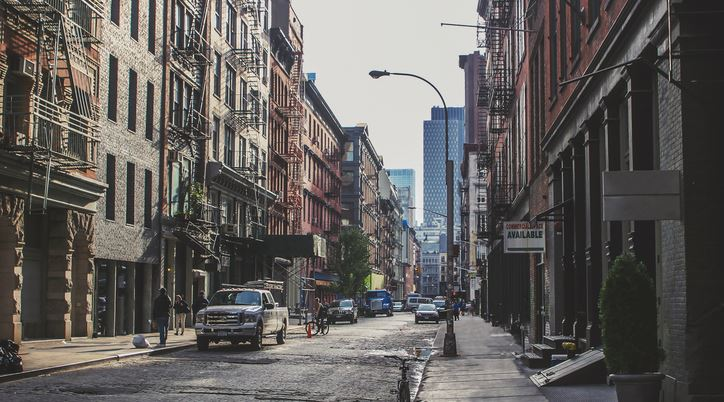
#> input picture deneme.jpg, 724 x 402 px
$ python sobel_prewitt_opencv.py
#> lines starting #> are read from the running program, lines starting #| are printed output that depends on the picture
import sys
import cv2 as cv


def main(argv):
#> called with argv = 'deneme.jpg'
    window_name = ('Sobel Demo - Simple Edge Detector')
    scale = 1
    delta = 0
    ddepth = cv.CV_16S

    if len(argv) < 1:
        print('Not enough parameters')
        print('Usage:\nmorph_lines_detection.py < path_to_image >')
        return -1
    # Load the image
    src = cv.imread(argv, cv.IMREAD_COLOR)
#> src is the input picture: shape (402, 724, 3); mean B, G, R 92.7, 95.2, 98.4
    # Check if image is loaded fine
    if src is None:
        print('Error opening image: ' + argv[0])
        return -1

    src = cv.GaussianBlur(src, (3, 3), 0)

    gray = cv.cvtColor(src, cv.COLOR_BGR2GRAY)


    grad_x = cv.Sobel(gray, ddepth, 1, 0, ksize=3, scale=scale, delta=delta, borderType=cv.BORDER_DEFAULT)
    grad_y = cv.Sobel(gray, ddepth, 0, 1, ksize=3, scale=scale, delta=delta, borderType=cv.BORDER_DEFAULT)
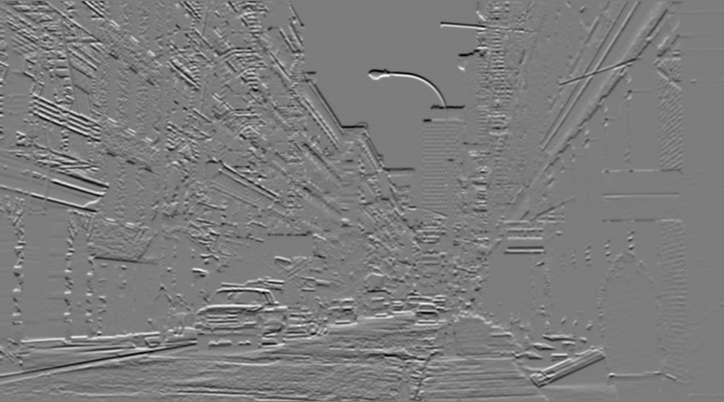
#> grad_y: shape (402, 724) int16; min -483, max 501, mean -0.6; drawn with min black and max white
    grad_x5= cv.Sobel(gray, ddepth, 1, 0, ksize=5, scale=scale, delta=delta, borderType=cv.BORDER_DEFAULT)
    grad_y5 = cv.Sobel(gray, ddepth, 0, 1, ksize=5, scale=scale, delta=delta, borderType=cv.BORDER_DEFAULT)

    abs_grad_x = cv.convertScaleAbs(grad_x)
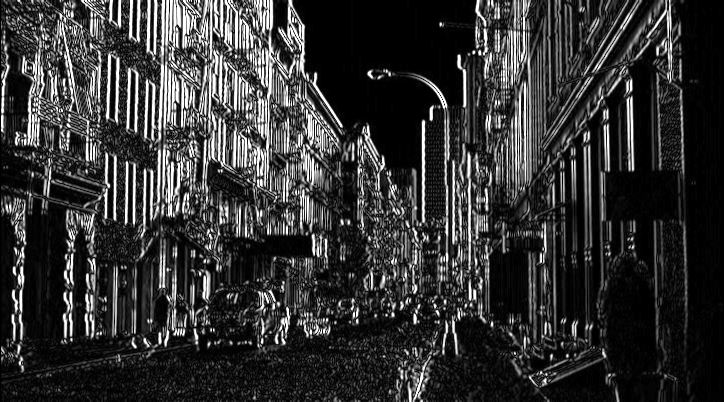
#> abs_grad_x: shape (402, 724); min 0, max 255, mean 51.6
    abs_grad_y = cv.convertScaleAbs(grad_y)
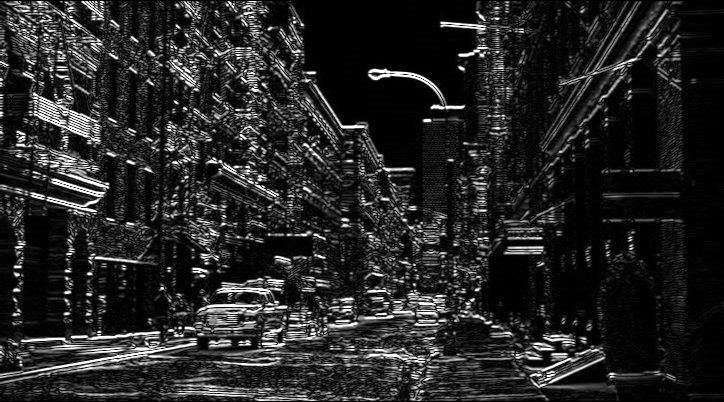
#> abs_grad_y: shape (402, 724); min 0, max 255, mean 37.3
    abs_grad_x5 = cv.convertScaleAbs(grad_x5)
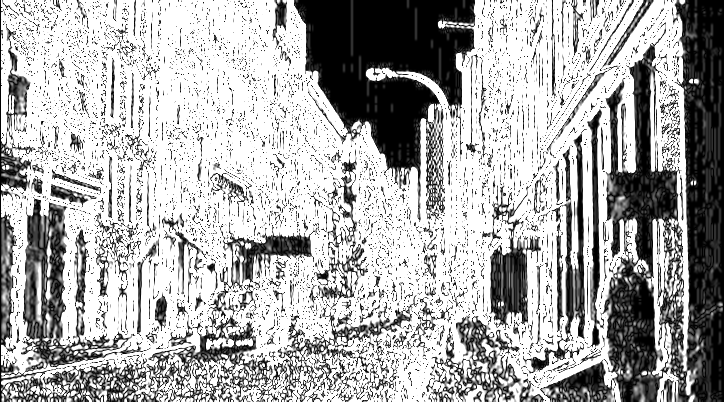
#> abs_grad_x5: shape (402, 724); min 0, max 255, mean 171.6
    abs_grad_y5 = cv.convertScaleAbs(grad_y5)
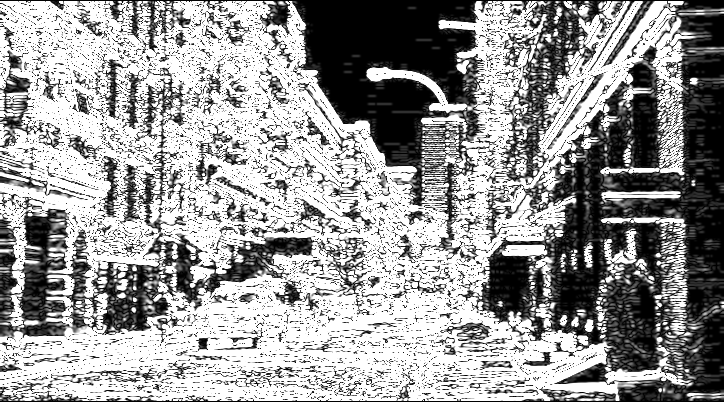
#> abs_grad_y5: shape (402, 724); min 0, max 255, mean 153.4

    grad = cv.addWeighted(abs_grad_x, 0.5, abs_grad_y, 0.5, 0)
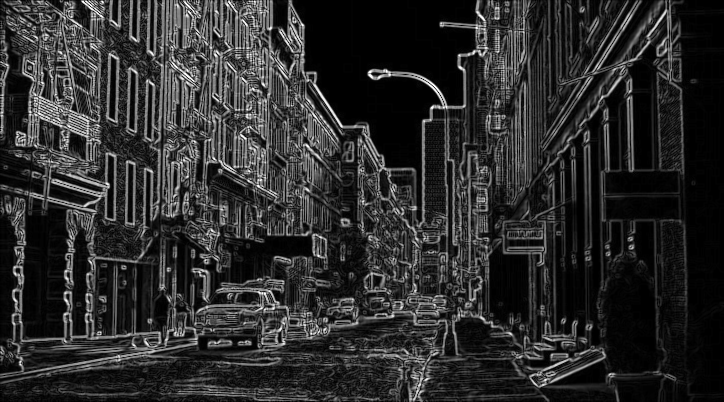
#> grad: shape (402, 724); min 0, max 255, mean 44.4
    grad5 = cv.addWeighted(abs_grad_x5, 0.5, abs_grad_y5, 0.5, 0)
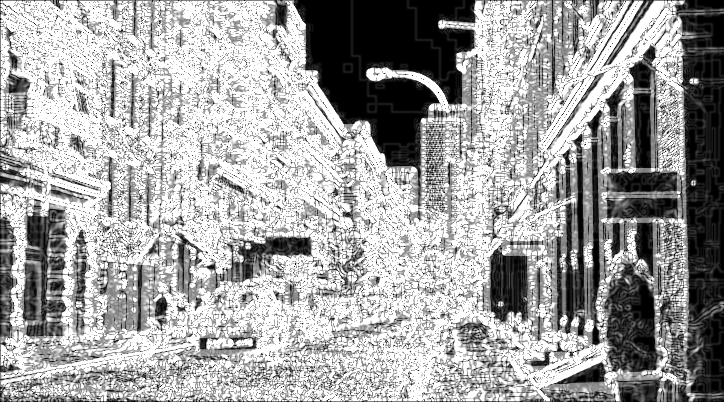
#> grad5: shape (402, 724); min 0, max 255, mean 162.5
    #3x3
    cv.imshow(window_name, grad)
    #5x5
    #cv.imshow(window_name, grad5)
    cv.waitKey(0)

    return 0


if __name__ == "__main__":
    main('deneme.jpg')

$ run again, with prewitt_3x3.png saved as deneme.jpg
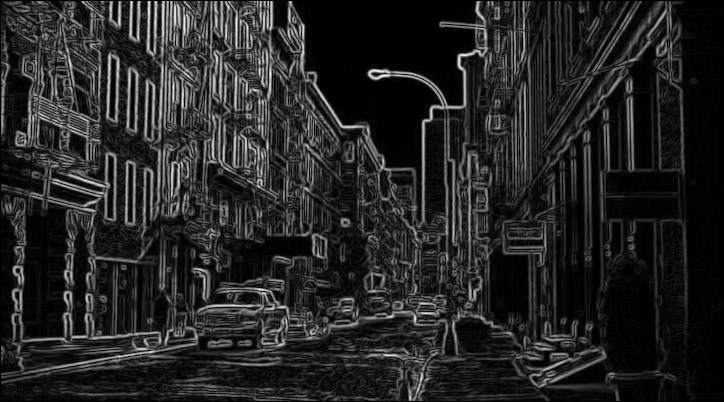
#> input picture prewitt_3x3.png, 724 x 402 px
#> in main, src is the input picture: shape (402, 724, 3); min 0, max 253, mean 37
#> in main, `grad_y = cv.Sobel(gray, ddepth, 0, 1, ksize=3, scale=scale, delta=delt..`:
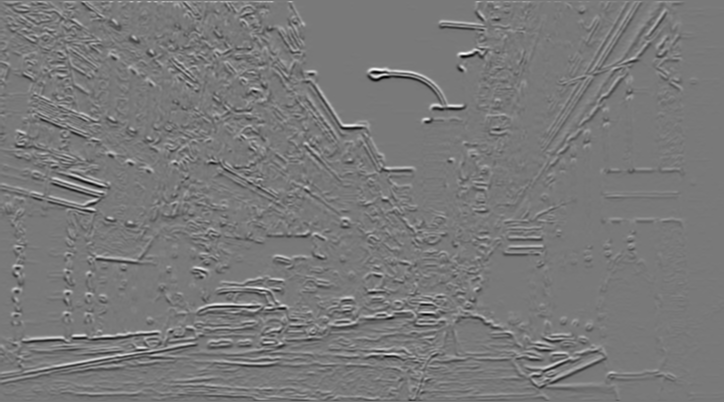
#> grad_y: shape (402, 724) int16; min -589, max 648, mean -0.2; drawn with min black and max white
#> in main, `grad5 = cv.addWeighted(abs_grad_x5, 0.5, abs_grad_y5, 0.5, 0)`:
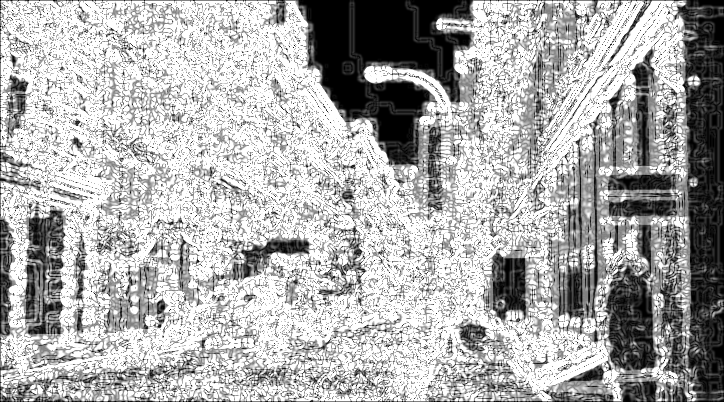
#> grad5: shape (402, 724); min 0, max 255, mean 173.1
